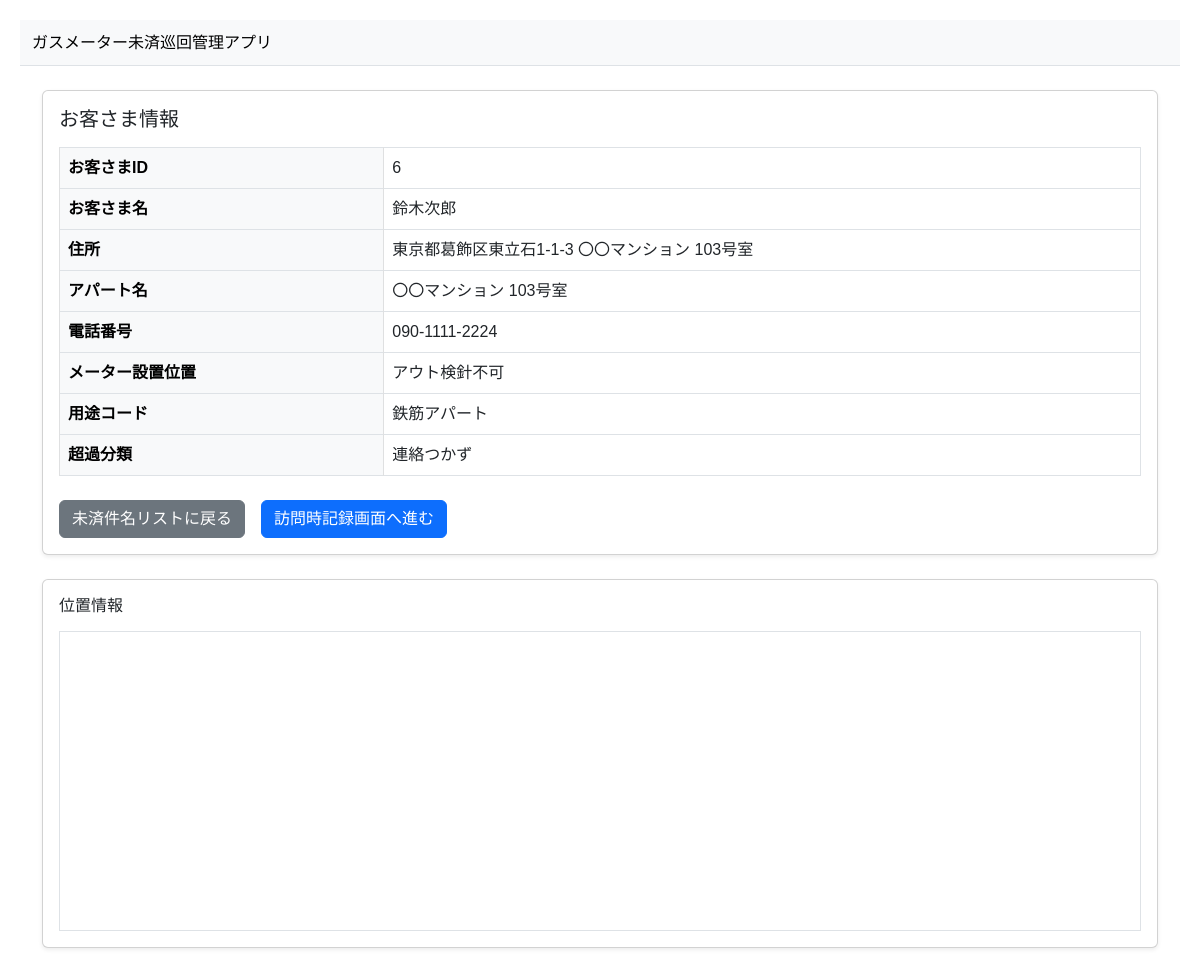
Screenshot of /visits/customer_detail/6/ with the database file from the repository.
### customers/models.py (models this page shows, shortened)
class Customer(models.Model):
    name = models.CharField('お客様名', max_length=100)
    address1 = models.CharField('住所', max_length=255)
    address2 = models.CharField('丁目番地号', max_length=255, blank=True)
    address3 = models.CharField('アパート名', max_length=255, blank=True)
    latitude = models.DecimalField('緯度', max_digits=9, decimal_places=6, null=True, blank=True)
    longitude = models.DecimalField('経度', max_digits=9, decimal_places=6, null=True, blank=True)
    tel = models.CharField('電話番号', max_length=20, blank=True)
    inspection_dur_date = models.DateField('検定年月', null=True, blank=True)
    valv_status = models.CharField('開閉栓', max_length=20)
    current_model = models.CharField('現取付型号', max_length=100)
    current_serial_number = models.CharField('現社番', max_length=100)
    meter_location = models.CharField('メーター設置位置', max_length=255)
    usage_code = models.CharField('用途コード', max_length=50)
    excess_category = models.CharField('超過分類', max_length=50)
    reason = models.TextField('事由', blank=True)
    created_at = models.DateTimeField('作成日時', default=timezone.now)

### visits/views.py (the view)
# urls.py: path('customer_detail/<int:customer_id>/', views.customer_detail, name='customer_detail'),
def customer_detail(request, customer_id):  # ← customer_id を受け取る
    customer = get_object_or_404(Customer, id=customer_id)
    return render(request, 'visits/customer_detail.html', {
        'customer': customer
    })

### visits/templates/visits/customer_detail.html (shortened to what this page needs)
<!DOCTYPE html>
<html lang="ja">
<head>
  <link href="https://cdn.jsdelivr.net/npm/bootstrap@5.3.0/dist/css/bootstrap.min.css"
        rel="stylesheet" />
</head>
<body>
<nav class="navbar navbar-light bg-light mb-4 border-bottom">
  <div class="container-fluid">
    <span class="navbar-brand mb-0 h1 fs-6">ガスメーター未済巡回管理アプリ</span>
  </div>
</nav>
<div class="container mt-4">
  <div class="card shadow-sm mb-4">
    <div class="card-body">
      <h2 class="h5 mb-3">お客さま情報</h2>
      <table class="table table-bordered align-middle">
        <tbody>
          <tr>
            <th class="table-light" style="width: 30%;">お客さまID</th>
            <td>{{ customer.id }}</td>
          </tr>
          <tr>
            <th class="table-light">お客さま名</th>
            <td>{{ customer.name }}</td>
          </tr>
          <tr>
            <th class="table-light">住所</th>
            <td>{{ customer.address1 }} {{ customer.address2 }} {{ customer.address3 }}</td>
          </tr>
          <tr>
            <th class="table-light">アパート名</th>
            <td>{{ customer.address2 }} {{ customer.address3 }}</td>
          </tr>
          <tr>
            <th class="table-light">電話番号</th>
            <td>{{ customer.tel }}</td>
          </tr>
          <tr>
            <th class="table-light">メーター設置位置</th>
            <td>{{ customer.meter_location }}</td>
          </tr>
          <tr>
            <th class="table-light">用途コード</th>
            <td>{{ customer.usage_code }}</td>
          </tr>
          <tr>
            <th class="table-light">超過分類</th>
            <td>{{ customer.excess_category }}</td>
          </tr>
        </tbody>
      </table>
      <div class="mt-4 d-flex gap-3">
        <a href="{% url 'unresolved_cases' %}" class="btn btn-secondary">未済件名リストに戻る</a>
        <a href="{% url 'visit_record' customer.id %}" class="btn btn-primary">訪問時記録画面へ進む</a>
      </div>
    </div>
  </div>
  <div class="card shadow-sm mb-4">
    <div class="card-body">
      <h2 class="h6 mb-3">位置情報</h2>
      <div id="map" class="border" style="height: 300px;"></div>
    </div>
  </div>
</div>
</body>
</html>

### visits/templates/visits/customer_detail.html (style rules this page uses)
body { font-family: sans-serif; margin: 20px; }

### rows the page displays
Customer: id "6", name "鈴木次郎", address1 "東京都葛飾区東立石1-1-3", address2 "〇〇マンション", address3 "103号室", tel "090-1111-2224", meter_location "アウト検針不可", usage_code "鉄筋アパート", excess_category "連絡つかず"
